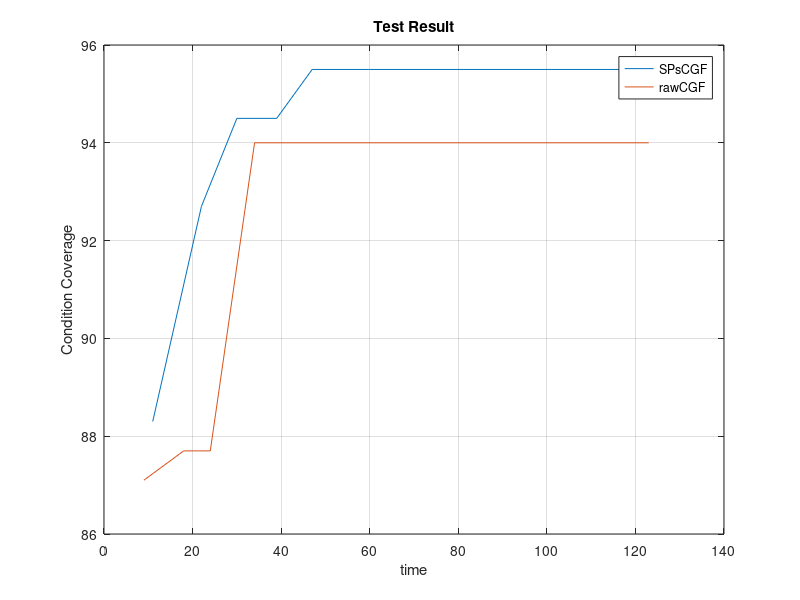

The MATLAB script that drew this image:
load('sp.mat');
x1 = time_arr;
y1 = cov_arr;

load('sc.mat');
x2 = time_arr;
y2 = cov_arr;

plot(x1,y1,x2,y2);
legend('SPsCGF','rawCGF');
grid on;
xlabel('time');
ylabel('Condition Coverage');
title('Test Result');



